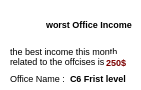
        <widget class="QWidget" name="chargeStatOffice_6" native="true">
         <property name="geometry">
          <rect>
           <x>220</x>
           <y>110</y>
           <width>141</width>
           <height>90</height>
          </rect>
         </property>
         <property name="styleSheet">
          <string notr="true">background-color:white;
border-radius:5px;</string>
         </property>
         <widget class="QLabel" name="label_38">
          <property name="geometry">
           <rect>
            <x>8</x>
            <y>6</y>
            <width>31</width>
            <height>31</height>
           </rect>
          </property>
          <property name="text">
           <string/>
          </property>
          <property name="pixmap">
           <pixmap resource="res.qrc">:/img/img/down_icone.png</pixmap>
          </property>
         </widget>
         <widget class="QLabel" name="label_36">
          <property name="geometry">
           <rect>
            <x>46</x>
            <y>16</y>
            <width>101</width>
            <height>16</height>
           </rect>
          </property>
          <property name="font">
           <font>
            <pointsize>7</pointsize>
            <weight>75</weight>
            <bold>true</bold>
           </font>
          </property>
          <property name="styleSheet">
           <string notr="true">font-weight:bold;</string>
          </property>
          <property name="text">
           <string>worst Office Income</string>
          </property>
         </widget>
         <widget class="QLabel" name="label_54">
          <property name="geometry">
           <rect>
            <x>207</x>
            <y>14</y>
            <width>101</width>
            <height>16</height>
           </rect>
          </property>
          <property name="font">
           <font>
            <pointsize>7</pointsize>
            <weight>75</weight>
            <bold>true</bold>
           </font>
          </property>
          <property name="styleSheet">
           <string notr="true">font-weight:bold;</string>
          </property>
          <property name="text">
           <string>Best Office Income</string>
          </property>
         </widget>
         <widget class="QLabel" name="label_77">
          <property name="geometry">
           <rect>
            <x>10</x>
            <y>70</y>
            <width>61</width>
            <height>16</height>
           </rect>
          </property>
          <property name="font">
           <font>
            <pointsize>7</pointsize>
           </font>
          </property>
          <property name="text">
           <string>Office Name :</string>
          </property>
         </widget>
         <widget class="QLabel" name="office_name_worst2">
          <property name="geometry">
           <rect>
            <x>70</x>
            <y>70</y>
            <width>61</width>
            <height>16</height>
           </rect>
          </property>
          <property name="font">
           <font>
            <pointsize>7</pointsize>
            <weight>75</weight>
            <bold>true</bold>
           </font>
          </property>
          <property name="text">
           <string>C6 Frist level</string>
          </property>
         </widget>
         <widget class="QLabel" name="label_79">
          <property name="geometry">
           <rect>
            <x>10</x>
            <y>46</y>
            <width>121</width>
            <height>21</height>
           </rect>
          </property>
          <property name="font">
           <font>
            <pointsize>7</pointsize>
           </font>
          </property>
          <property name="styleSheet">
           <string notr="true">font-weight:5px;</string>
          </property>
          <property name="text">
           <string>the best income this month related to the offcises is</string>
          </property>
          <property name="wordWrap">
           <bool>true</bool>
          </property>
         </widget>
         <widget class="QLabel" name="red_price_worst2">
          <property name="geometry">
           <rect>
            <x>106</x>
            <y>54</y>
            <width>31</width>
            <height>16</height>
           </rect>
          </property>
          <property name="font">
           <font>
            <pointsize>7</pointsize>
            <weight>75</weight>
            <bold>true</bold>
           </font>
          </property>
          <property name="styleSheet">
           <string notr="true">color:#7C0000;</string>
          </property>
          <property name="text">
           <string>250$</string>
          </property>
         </widget>
        </widget>
